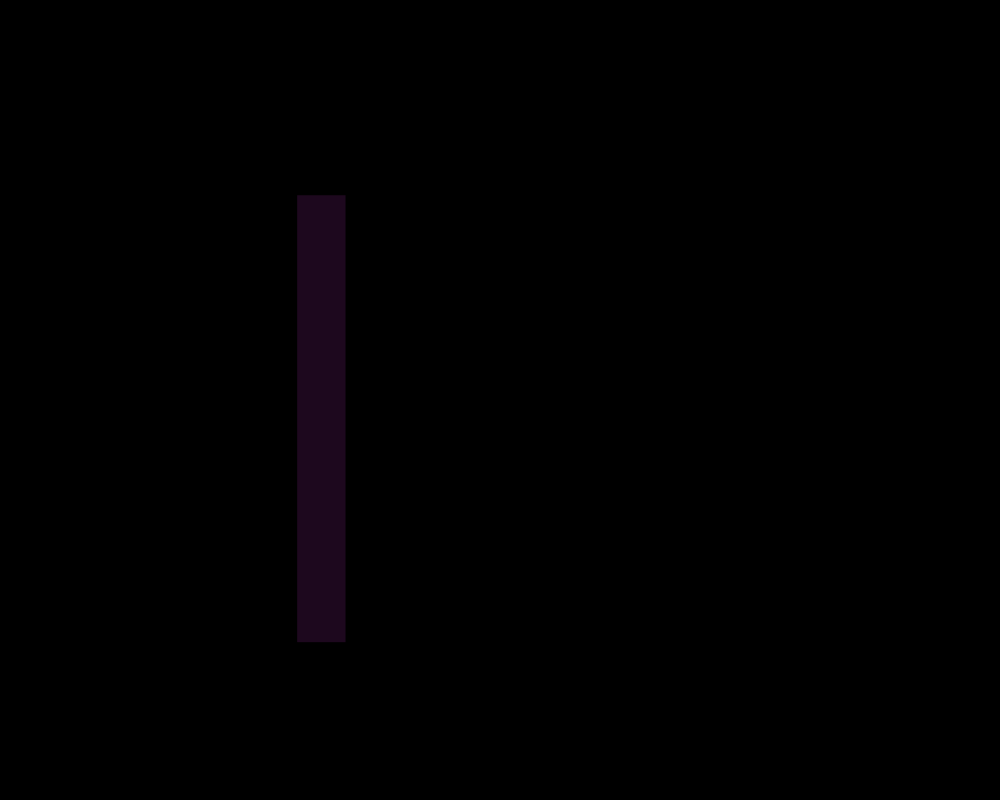
Frame 1 (no input)
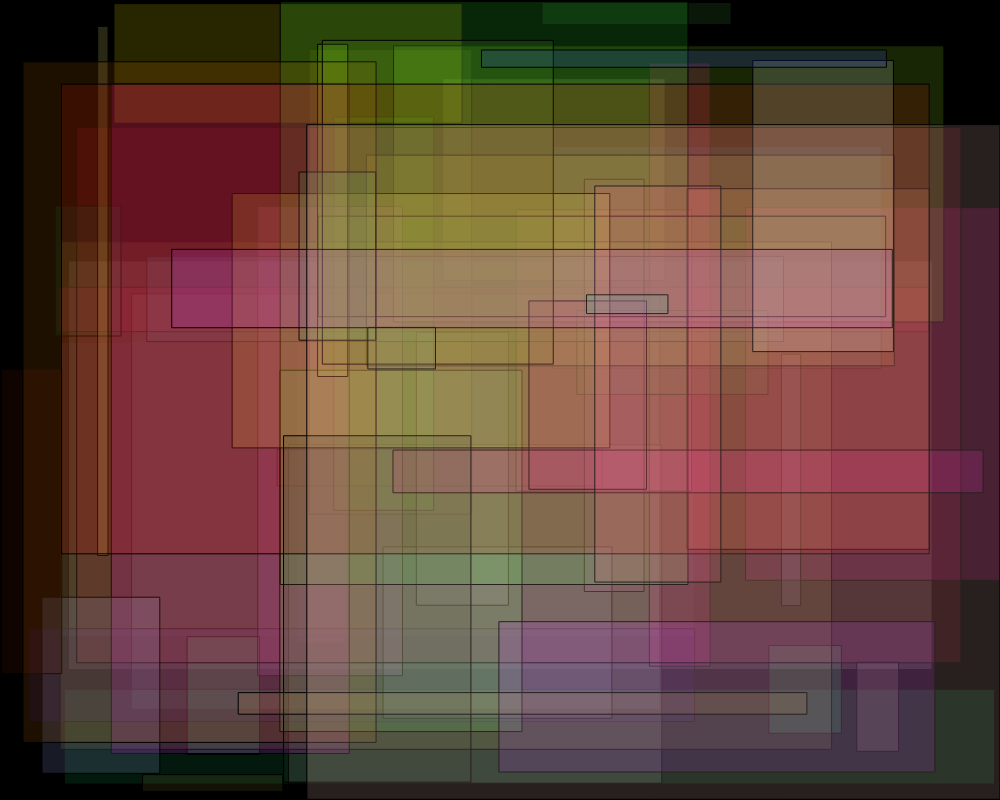
Frame 60 (no input)
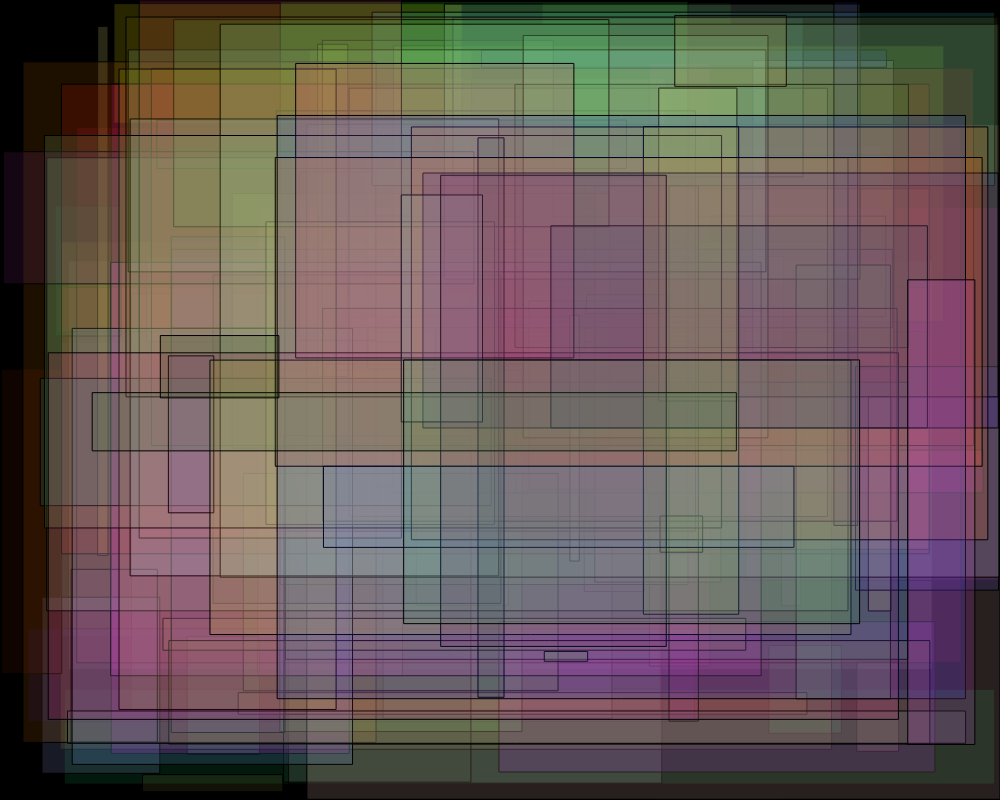
Frame 120 (the mouse pressed at the canvas centre since frame 60)

The p5.js sketch that drew these frames (run headless with seeded random() and noise() and a simulated clock; from frame 60 on, the mouse is pressed at the canvas centre):

// p5.js sketch
// ── sketch.js
function setup(){
    createCanvas(1000, 800);
    background(0);
}
function draw(){
    rectMode(CORNERS)
    fill(random(0,255),random(0,255),random(0,255), 40)
    rect(random(0,width),random(0,height),random(0,width),random(0,height))
}
